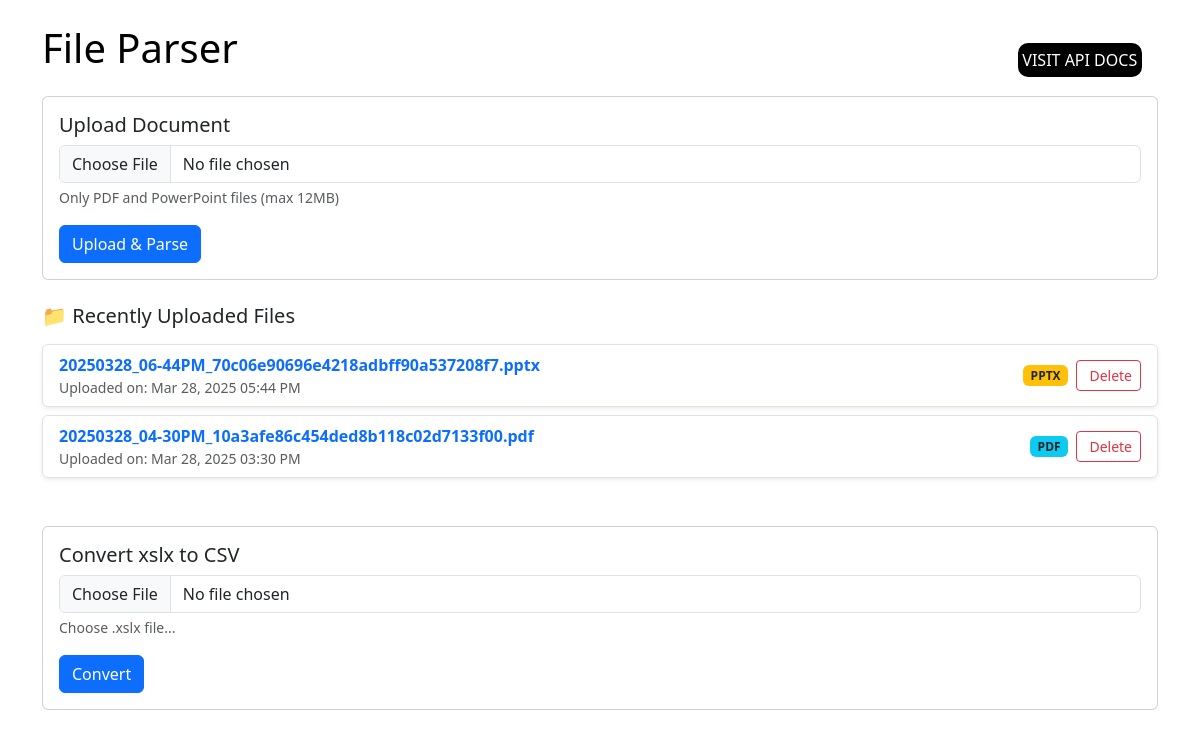
The app's page /, older data.
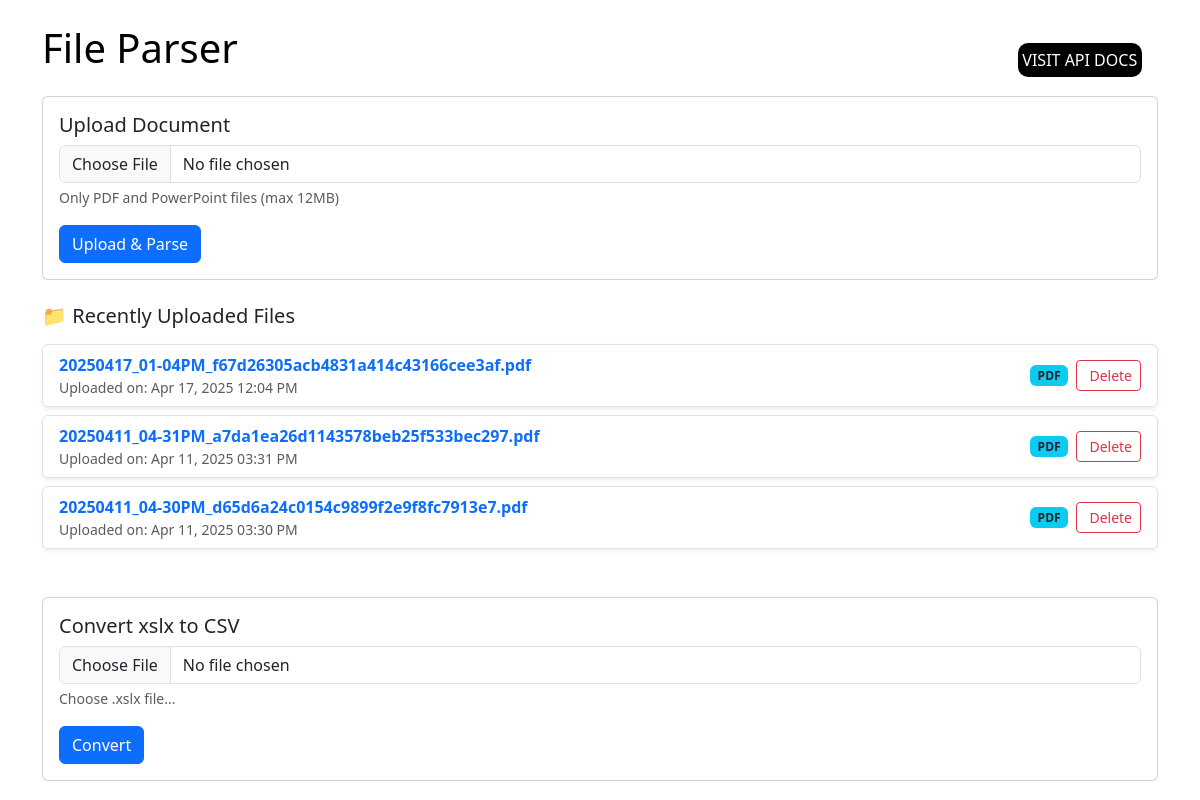
The same page, newer data.
### web/models.py (models this page shows)
class FileUploaded(db.Model):
    id = db.Column(db.Integer, primary_key=True)
    filename = db.Column(db.String(200), nullable=False)
    file_type = db.Column(db.String(20), nullable=False)
    upload_date = db.Column(db.DateTime, default=datetime.utcnow)

### web/routes.py (the view, shortened to what this page needs)
@web_bp.route("/", methods=["GET", "POST"])
def index():
    uploaded_files = FileUploaded.query.order_by(FileUploaded.upload_date.desc()).all()
    return render_template("index.html", recent_files=uploaded_files)

### templates/index.html (shortened to what this page needs)
{% extends "base.html" %}
{% block content %}
<div class="card">
    <div class="card-body">
        <h5 class="card-title">Upload Document</h5>
        <form method="POST" enctype="multipart/form-data">
            <div class="mb-3">
                <input class="form-control" type="file" name="file" accept=".pdf,.pptx" required>
                <label class="form-text">Only PDF and PowerPoint files (max 12MB)</label>
            </div>
            <button type="submit" class="btn btn-primary">Upload & Parse</button>
        </form>
    </div>
</div>
{% if recent_files %}
<div class="mt-4">
    <h5 class="mb-3">📁 Recently Uploaded Files</h5>
    {% for file in recent_files %}
    <ul class="list-group shadow-sm mb-2" id="file-list">
        <li class="list-group-item d-flex flex-column flex-md-row justify-content-between align-items-start align-items-md-center" id="file-{{ file.id }}">
            <div class="mb-2 mb-md-0">
                <a class="text-decoration-none fw-semibold" href="{{ url_for('web.view_file', file_id=file.id) }}">
                    {{ file.filename }}
                </a>
                <small class="text-muted d-block">Uploaded on: {{ file.upload_date.strftime('%b %d, %Y %I:%M %p') }}</small>
            </div>
            <div class="d-flex flex-wrap align-items-center gap-2">
                <span class="badge bg-{{ 'info' if file.file_type == 'pdf' else 'warning' }} text-dark">
                    {{ file.file_type|upper }}
                </span>
                <form action="{{ url_for('web.delete_file', file_id=file.id) }}" method="POST" onsubmit="return confirm('Are you sure you want to delete this file?');">
                    <button type="submit" class="btn btn-sm btn-outline-danger d-flex align-items-center">
                         Delete
                    </button>
                </form>
            </div>
        </li>
    </ul>
    {% endfor %}
</div>
{% endif %}
<div class="card mt-5">
    <div class="card-body">
        <h5 class="card-title">Convert xslx to CSV</h5>
        <form action="{{ url_for('web.convert_to_csv') }}" method="POST" enctype="multipart/form-data">
            <div class="mb-3">
                <input class='form-control' type="file" id="file" name="file" accept="application/vnd.ms-excel, application/vnd.openxmlformats-officedocument.spreadsheetml.sheet" required>
                <label class="form-text" for="fileInput">Choose .xslx file...</label>
            </div>
            <button type="submit" class="btn btn-primary">Convert</button>
        </form>
    </div>
</div>
{% endblock %}

### templates/base.html (shortened to what this page needs)
<!DOCTYPE html>
<html lang="en">
<head>
    <link href="https://cdn.jsdelivr.net/npm/bootstrap@5.3.0/dist/css/bootstrap.min.css" rel="stylesheet">
</head>
<body>
    <div class="container mt-4">
        <div class="d-flex align-items-center justify-content-between title">
            <h1 class="mb-4"><a href="/">File Parser</a></h1>
            <a href='/api/docs/' target="_blank" class="visit">Visit Api Docs</a>
        </div>
        {% block content %}
        {% endblock %}
    </div>
</body>
</html>

### templates/base.html (style rules this page uses)
.title .visit { font-size: 16px; text-decoration: none; color: white; text-transform: uppercase; background-color: black; padding: 0.3rem; margin: 1rem; border-radius: 10px; }
.title a { text-decoration: none; color: black; }

Row changes from the older to the newer data that the page shows:
removed FileUploaded: filename "20250328_06-44PM_70c06e90696e4218adbff90a537208f7.pptx", upload_date "Mar 28, 2025 05:44 PM", file_type "PPTX"
removed FileUploaded: filename "20250328_04-30PM_10a3afe86c454ded8b118c02d7133f00.pdf", upload_date "Mar 28, 2025 03:30 PM", file_type "PDF"
added FileUploaded: filename "20250417_01-04PM_f67d26305acb4831a414c43166cee3af.pdf", upload_date "Apr 17, 2025 12:04 PM", file_type "PDF"
added FileUploaded: filename "20250411_04-31PM_a7da1ea26d1143578beb25f533bec297.pdf", upload_date "Apr 11, 2025 03:31 PM", file_type "PDF"
added FileUploaded: filename "20250411_04-30PM_d65d6a24c0154c9899f2e9f8fc7913e7.pdf", upload_date "Apr 11, 2025 03:30 PM", file_type "PDF"
